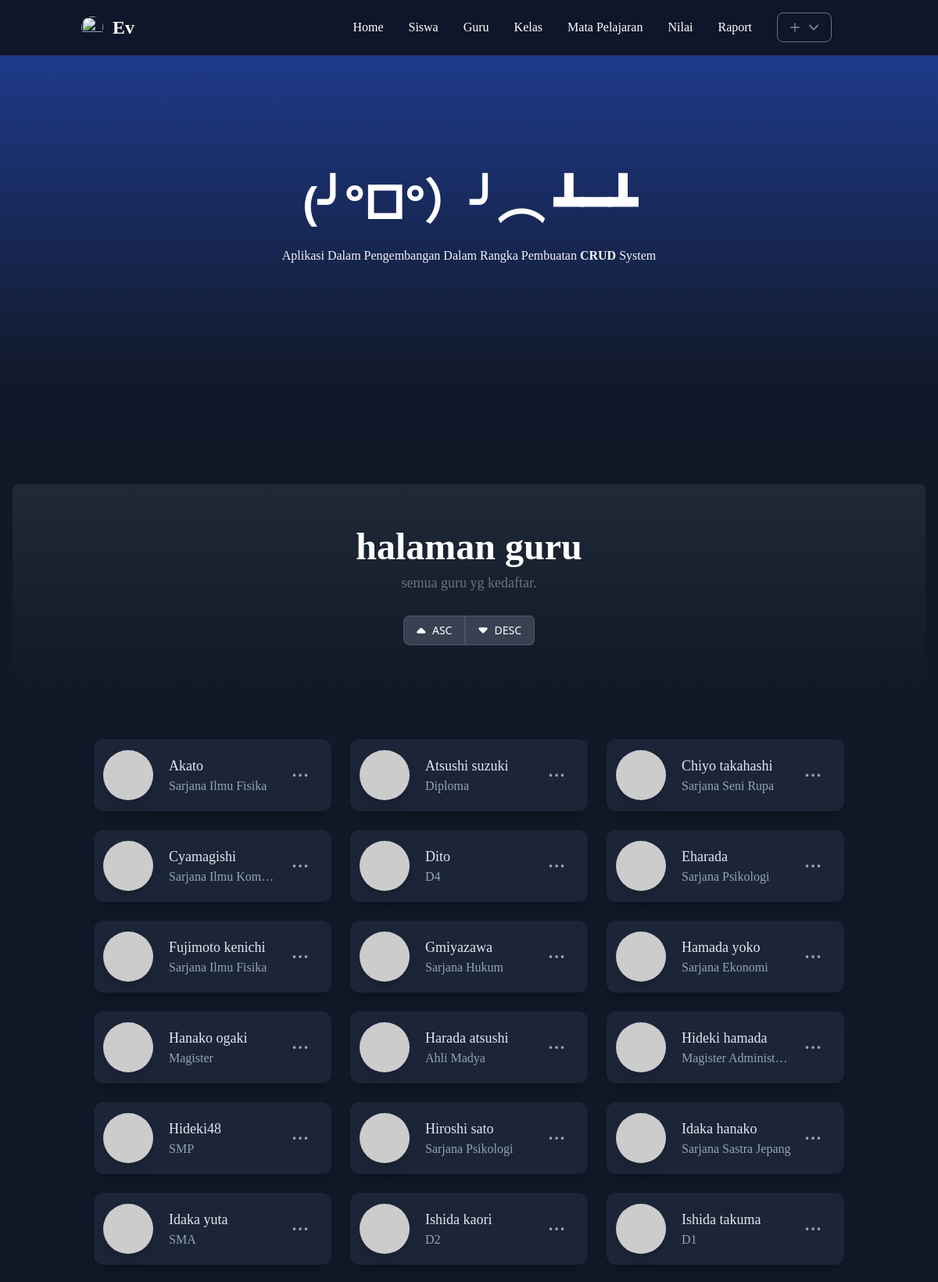
Page /?v=guru (upper part) on the committed database.
### tables this page shows
CREATE TABLE `gurus` (
  `kode_guru` int NOT NULL,
  `nama_guru` varchar(50) NOT NULL,
  `pendidikan` varchar(40) NOT NULL,
  `prodi` varchar(80) NOT NULL
);

### public/guru/index.php (the view, shortened to what this page needs)
<?php
try {
  $connection = connect();
  $query = "SELECT * FROM gurus ORDER BY nama_guru asc";
  $datas = $connection->query($query);
} catch (\Throwable $e) {
  $error = $e->getMessage();
}
?>
<section class="bg-white dark:bg-gray-900 mt-14">
  <div class="py-8 px-4 mx-auto max-w-screen-xl lg:py-16 text-center">
    <div class="bg-gradient-to-b dark:from-gray-800 to-transparent dark:border-gray-700 rounded-t-lg p-8 md:py-14 mb-7">
      <h1 class="text-gray-900 dark:text-white text-3xl md:text-5xl font-heading font-extrabold mb-2">halaman guru</h1>
      <p class="text-lg font-normal text-gray-500 mb-2 font-subHeading"><?= ($datas->num_rows == 0) ? 'Tidak ada data guru' : 'semua guru yg kedaftar.' ?></p>
      <div class="inline-flex rounded-md mt-5 shadow-sm" role="group">
        <button type="button" class="inline-flex items-center px-4 py-2 text-sm font-medium text-gray-900 bg-white border border-gray-200 rounded-l-lg hover:bg-gray-100 hover:text-blue-700 focus:z-10 focus:ring-2 focus:ring-blue-700 focus:text-blue-700 dark:bg-gray-700 dark:border-gray-600 dark:text-white dark:hover:text-white dark:hover:bg-gray-600 dark:focus:ring-gray-500 dark:focus:text-white">
          <svg class="w-3 h-3 mr-2" aria-hidden="true" xmlns="http://www.w3.org/2000/svg" fill="currentColor" viewBox="0 0 16 10">
            <path d="M9.207 1A2 2 0 0 0 6.38 1L.793 6.586A2 2 0 0 0 2.207 10H13.38a2 2 0 0 0 1.414-3.414L9.207 1Z" />
          </svg>
          ASC
        </button>
        <button type="button" class="inline-flex items-center px-4 py-2 text-sm font-medium text-gray-900 bg-white border border-gray-200 rounded-r-md hover:bg-gray-100 hover:text-blue-700 focus:z-10 focus:ring-2 focus:ring-blue-700 focus:text-blue-700 dark:bg-gray-700 dark:border-gray-600 dark:text-white dark:hover:text-white dark:hover:bg-gray-600 dark:focus:ring-gray-500 dark:focus:text-white">
          <svg class="w-3 h-3 mr-2" aria-hidden="true" xmlns="http://www.w3.org/2000/svg" fill="currentColor" viewBox="0 0 16 10">
            <path d="M15.434 1.235A2 2 0 0 0 13.586 0H2.414A2 2 0 0 0 1 3.414L6.586 9a2 2 0 0 0 2.828 0L15 3.414a2 2 0 0 0 .434-2.179Z" />
          </svg> DESC
        </button>
      </div>
    </div>
  </div>
  <div class="container -mt-7 mx-auto px-8 min-h-screen">
    <div class="grid grid-cols-1 md:grid-cols-3 gap-6">
      <?php while ($data = $datas->fetch_object()) : ?>
        <div class="w-full mx-auto bg-white shadow-lg dark:shadow-xl ring-1 ring-black/5 rounded-xl flex items-center space-x-3 dark:bg-slate-800/80 hover:bg-gray-50 dark:hover:bg-slate-800/60 duration-150">
          <div class="flex items-center space-x-3 max-w-full grow ml-3">
            <img class="w-16 h-16 rounded-full shadow-lg" src="https://placehold.co/300x300/000000/FFFFFF.webp?text=<?= mb_strtoupper(mb_substr($data->nama_guru, 0, 1, "UTF-8")) ?>" alt="<?= $data->nama_guru; ?>">
            <div class="min-w-0 py-5 pl-2">
              <a href="/guru/guru.php?n=<?= $data->nama_guru ?>&id=<?= $data->kode_guru ?>" class="text-slate-900 font-subHeading font-medium cursor-pointer hover:underline hover:underline-offset-2 text-sm sm:text-lg truncate dark:text-slate-200"><?= str_replace('.', ' ', ucfirst($data->nama_guru)) ?></a>
              <div class="text-slate-500 font-medium text-sm sm:text-base leading-tight truncate dark:text-slate-400 font-txt"><?= $data->pendidikan ?></div>
            </div>
          </div>
          <div style="margin-right: 1.5rem !important">
            <button id="dropdownButton" data-dropdown-toggle="<?= $data->kode_guru ?>" class="inline-block text-gray-500 dark:text-gray-400 hover:bg-gray-100 dark:hover:bg-gray-700 focus:ring-4 focus:outline-none focus:ring-gray-200 dark:focus:ring-gray-700 rounded-lg text-sm p-1.5" type="button">
              <svg class="w-5 h-5" aria-hidden="true" xmlns="http://www.w3.org/2000/svg" fill="currentColor" viewBox="0 0 16 3">
                <path d="M2 0a1.5 1.5 0 1 1 0 3 1.5 1.5 0 0 1 0-3Zm6.041 0a1.5 1.5 0 1 1 0 3 1.5 1.5 0 0 1 0-3ZM14 0a1.5 1.5 0 1 1 0 3 1.5 1.5 0 0 1 0-3Z" />
              </svg>
            </button>
          </div>
        </div>
      <?php endwhile; ?>
    </div>
  </div>
</section>

### rows in the picture
gurus: nama_guru "Akato", pendidikan "Sarjana Ilmu Fisika"
gurus: nama_guru "Atsushi suzuki", pendidikan "Diploma"
gurus: nama_guru "Chiyo takahashi", pendidikan "Sarjana Seni Rupa"
gurus: nama_guru "Cyamagishi", pendidikan "Sarjana Ilmu Kom…"
gurus: nama_guru "Dito", pendidikan "D4"
gurus: nama_guru "Eharada", pendidikan "Sarjana Psikologi"
gurus: nama_guru "Fujimoto kenichi", pendidikan "Sarjana Ilmu Fisika"
gurus: nama_guru "Gmiyazawa", pendidikan "Sarjana Hukum"
gurus: nama_guru "Hamada yoko", pendidikan "Sarjana Ekonomi"
gurus: nama_guru "Hanako ogaki", pendidikan "Magister"
gurus: nama_guru "Harada atsushi", pendidikan "Ahli Madya"
gurus: nama_guru "Hideki hamada", pendidikan "Magister Administ…"
gurus: nama_guru "Hideki48", pendidikan "SMP"
gurus: nama_guru "Hiroshi sato", pendidikan "Sarjana Psikologi"
gurus: nama_guru "Idaka hanako", pendidikan "Sarjana Sastra Jepang"
gurus: nama_guru "Idaka yuta", pendidikan "SMA"
gurus: nama_guru "Ishida kaori", pendidikan "D2"
gurus: nama_guru "Ishida takuma", pendidikan "D1"

### other values in the picture
$page['head'] "(╯°□°）╯︵ ┻━┻"
